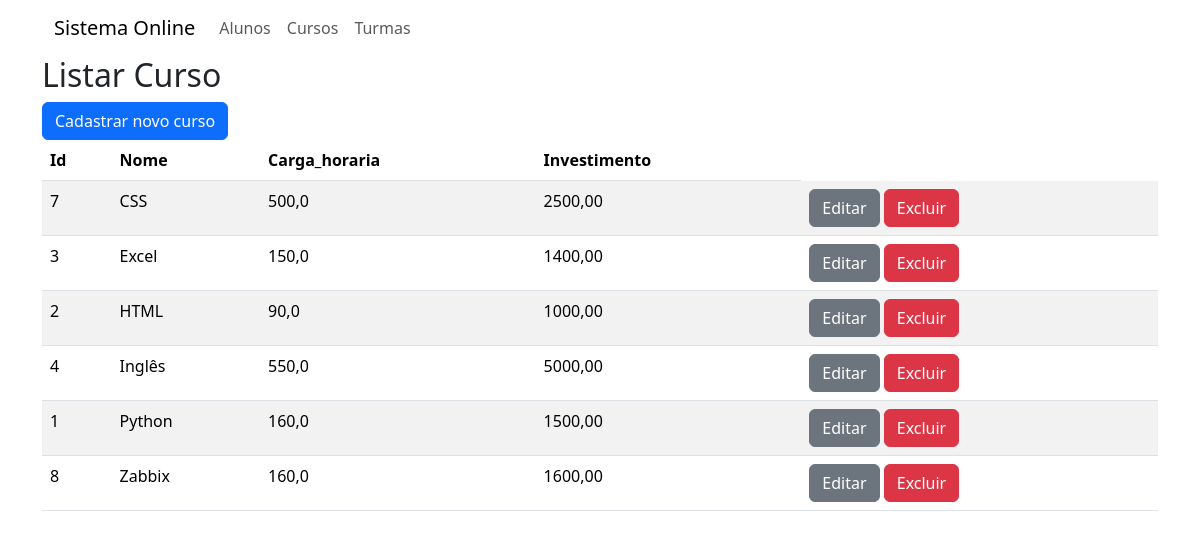
The page /teste/listar_cursos on the database as committed earlier.
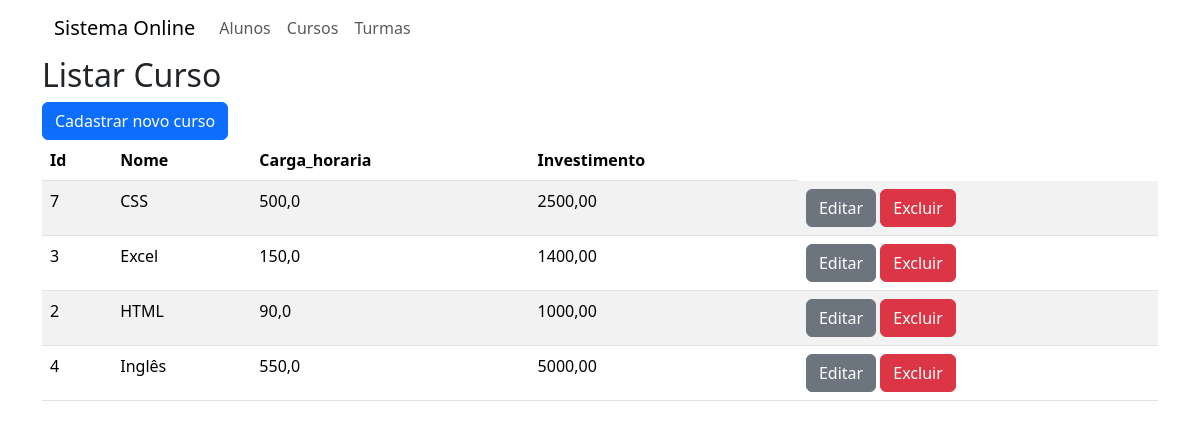
The same page on the database as committed later.
### teste/models.py (models this page shows, shortened)
class Curso(models.Model):
    nome = models.CharField(max_length=200, null=False)
    carga_horaria = models.FloatField(max_length=4, null=False)
    investimento = models.DecimalField(max_digits=11, decimal_places=2)

### teste/views.py (the view)
# urls.py: path('listar_cursos', views.listarCurso,
def listarCurso(request):
    cursos = Curso.objects.all().order_by('nome')
    return render(request, 'listar_curso.html',
                  {'cursos':cursos})

### teste/templates/listar_curso.html
{% extends 'base.html' %}
{% load bootstrap_icons %}
{% block content %}
    <h2>Listar Curso</h2>
    <a href="{% url 'incluir_curso' %}" class="btn btn-primary">Cadastrar novo curso</a>
    <table class="table table-striped">
        <thead>
            <tr>
                <th>Id</th>
                <th>Nome</th>
                <th>Carga_horaria</th>
                <th>Investimento</th>
            </tr>
        </thead>
        <tbody>
            {% for a in cursos %}
                <tr>
                    <td>{{a.id}}</td>
                    <td>{{a.nome}}</td>
                    <td>{{a.carga_horaria}}</td>
                    <td>{{a.investimento}}</td>
                    <td>
                        <a href="{% url 'editar_curso' a.id %}" class="btn btn-secondary">Editar {% bs_icon 'pen' %}</a>
                        <a href="{% url 'excluir_curso' a.id %}" class="btn btn-danger">Excluir {% bs_icon 'x-lg' %}</a>
                    </td>
                </tr>
            {% endfor %}
        </tbody>
    </table>
    {% endblock %}

Rows that differ between the two databases and show on the page:
removed Curso: id "1", nome "Python", carga_horaria "160,0", investimento "1500,00"
removed Curso: id "8", nome "Zabbix", carga_horaria "160,0", investimento "1600,00"
